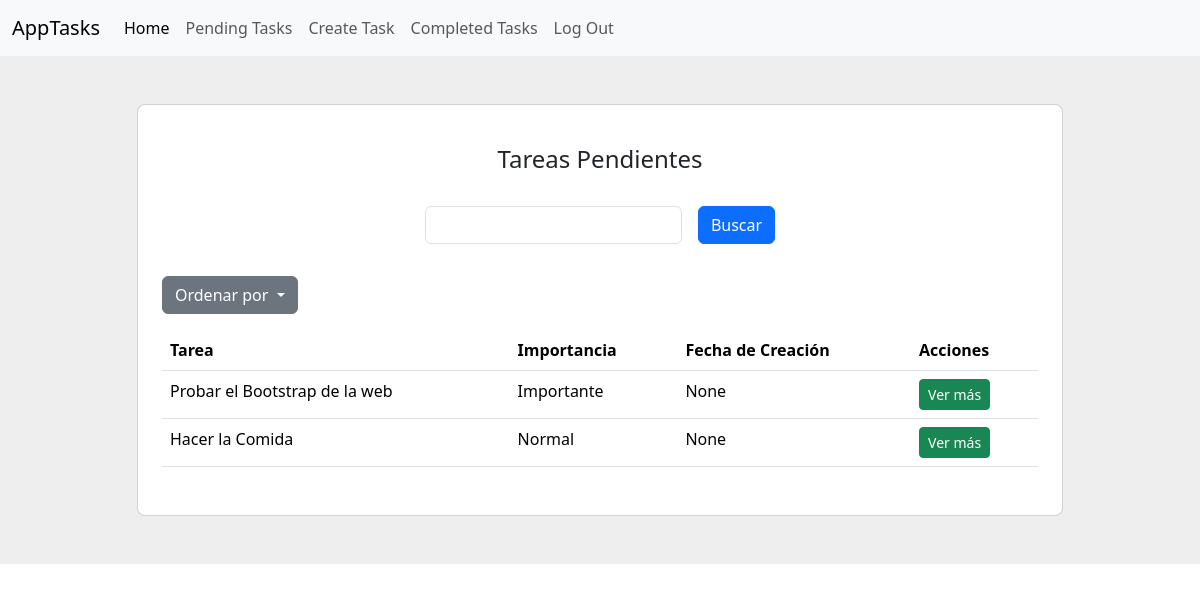
The page /tasks/ (signed in) on the database as committed earlier.
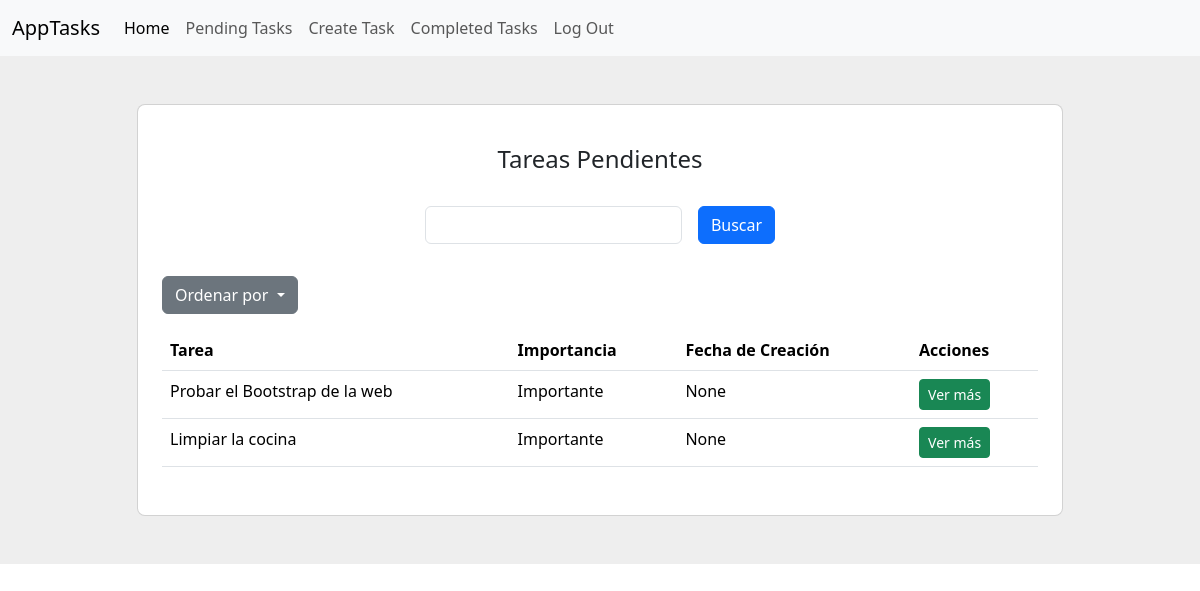
The same page on the database as committed later.
### tasks/models.py (models this page shows, shortened)
class Task(models.Model):
    title = models.CharField(max_length=200)
    description = models.TextField(blank=True)
    created_at = models.DateTimeField(auto_now_add=True)
    date_completed = models.DateTimeField(null=True, blank=True)
    important = models.BooleanField(default=False)
    user = models.ForeignKey(User, on_delete=models.CASCADE)

### tasks/views.py (the view)
# urls.py: path('tasks/', tasksViews.tasks, name='tasks'),
@login_required
def tasks(request):
    sort_mode = request.GET.get('sort_mode')  # Obtener el parámetro sort_mode de la URL
    if sort_mode == '1':
        tasks = Task.objects.filter(user=request.user, date_completed__isnull=True).order_by('date_completed')
    elif sort_mode == '2':
        tasks = Task.objects.filter(user=request.user, date_completed__isnull=True).order_by('-important', '-created_at')
    elif sort_mode == '3':
        tasks = Task.objects.filter(user=request.user, date_completed__isnull=True).order_by('title')
    else:
        tasks = Task.objects.filter(user=request.user, date_completed__isnull=True).order_by('-date_completed')
    return render(request, 'tasks.html', {
        'title': "Tareas Pendientes",
        'tasks': tasks,
        'date_field': "Fecha de Creación",
        'url_name': "tasks"
    })

### tasks/templates/tasks.html (shortened to what this page needs)
{% extends 'base.html' %}
{% block content%}
<section class="vh-10" style="background-color: #eee;">
    <div class="container py-5 h-100">
      <div class="row d-flex justify-content-center align-items-center h-100">
        <div class="col col-lg-12 col-xl-10">
          <div class="card rounded-3">
            <div class="card-body p-4">
              <h4 class="text-center my-3 pb-3">{{title}}</h4>
              <form class="row row-cols-lg-auto g-3 justify-content-center align-items-center mb-4 pb-2">
                <div class="col-12">
                  <div data-mdb-input-init class="form-outline">
                    <input type="text" id="form1" class="form-control" />
                  </div>
                </div>
                <div class="col-12">
                  <button type="submit" data-mdb-button-init data-mdb-ripple-init class="btn btn-primary">Buscar</button>
                </div>
              </form>
              <div class="dropdown mb-3">
                <button class="btn btn-secondary dropdown-toggle" type="button" data-bs-toggle="dropdown" aria-expanded="false">
                 Ordenar por
                </button>
              </div>
              <table class="table mb-4">
                <thead>
                  <tr>
                    <th scope="col">Tarea</th>
                    <th scope="col">Importancia</th>
                    <th scope="col">{{date_field}}</th>
                    <th scope="col">Acciones</th>
                  </tr>
                </thead>
                <tbody>
                    {% for task in tasks %}
                      <tr>
                          <td>{{task.title}}</td>
                          {% if task.important %}
                              <td>Importante</td>
                          {% else %}
                              <td>Normal</td>
                          {% endif %}
                          <td>{{task.date_completed}}</td>
                          <td>
                              <a href="{% url 'task_detail' task.id %}"><button class="btn btn-success btn-sm">Ver más</button></a>
                          </td>
                      </tr>
                    {% endfor %}
                </tbody>
              </table>
            </div>
          </div>
        </div>
      </div>
    </div>
  </section>
{% endblock %}

Rows that differ between the two databases and show on the page:
no longer on this page (row edited): Task: title "Hacer la Comida", important "Normal", date_completed "None"
added Task: title "Limpiar la cocina", important "Importante", date_completed "None"
